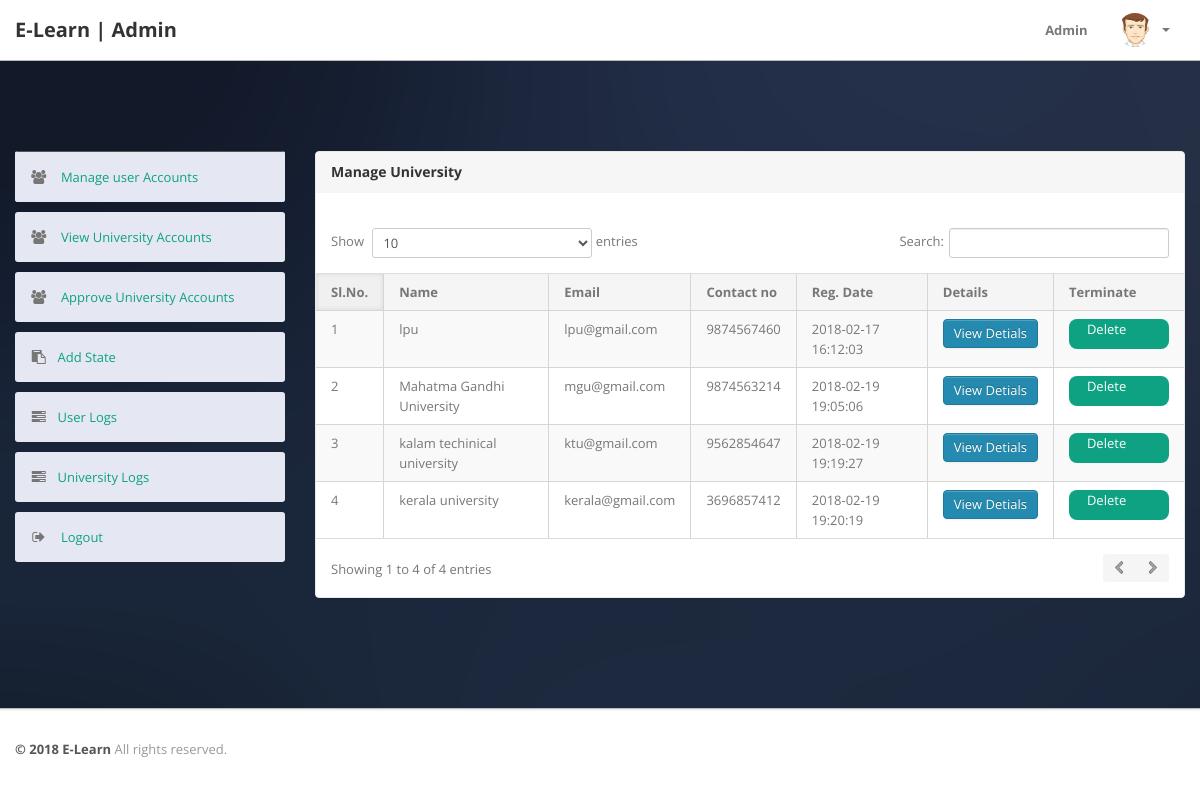
The app's page /learn/admin/viewuniversity.php (signed in) with its own data.
### tables this page shows
CREATE TABLE `university` (
  `uid` int(11) NOT NULL,
  `uname` varchar(50) NOT NULL,
  `uemail` varchar(50) NOT NULL,
  `password` varchar(50) NOT NULL,
  `contactno` varchar(50) NOT NULL,
  `address` varchar(50) NOT NULL,
  `state` varchar(50) NOT NULL,
  `country` varchar(50) NOT NULL,
  `pincode` int(6) NOT NULL,
  `regdate` timestamp NOT NULL DEFAULT CURRENT_TIMESTAMP,
  `updationdate` timestamp NOT NULL DEFAULT CURRENT_TIMESTAMP ON UPDATE CURRENT_TIMESTAMP,
  `status` int(1) NOT NULL,
  `apstatus` varchar(50) NOT NULL
);

### learn/admin/viewuniversity.php (the view, shortened to what this page needs)
<?php
if(strlen($_SESSION['alogin'])==0)
	{
header('location:index.php');
}
else{
?>
<!DOCTYPE html>
<html lang="en">
<head>
	<link type="text/css" href="bootstrap/css/bootstrap.min.css" rel="stylesheet">
	<link type="text/css" href="bootstrap/css/bootstrap-responsive.min.css" rel="stylesheet">
	<link type="text/css" href="css/theme.css" rel="stylesheet">
	<link type="text/css" href="images/icons/css/font-awesome.css" rel="stylesheet">
</head>
<body>
<?php include('include/header.php');?>
<div class="wrapper">
		<div class="container">
			<div class="row">
<?php include('include/sidebar.php');?>
			<div class="span9">
					<div class="content">
	<div class="module">
		<div class="module-head">
	<h3>Manage University</h3>
	</div>
		<div class="module-body table">
	<br />
<table cellpadding="0" cellspacing="0" border="0" class="datatable-1 table table-bordered table-striped	 display" width="100%">
									<thead>
										<tr>
									<th>Sl.No.</th>
									<th>Name</th>
									<th>Email </th>
									<th>Contact no</th>
									<th>Reg. Date </th>
								    <th>Details</th>
								     <th>Terminate</th>
										</tr>
									</thead>
									<tbody>
<?php $query=mysql_query("select * from university");
$cnt=1;
while($row=mysql_fetch_array($query))
{
?>
<tr>
<td><?php echo htmlentities($cnt);?></td>
<td><?php echo htmlentities($row['uname']);?></td>
	<td><?php echo htmlentities($row['uemail']);?></td>
<td> <?php echo htmlentities($row['contactno']);?></td>
<td><?php echo htmlentities($row['regdate']);?></td>
<td><a href="javascript:void(0);" onClick="popUpWindow('http://localhost/learn/admin/universityprofile.php?id=<?php echo htmlentities($row['uid']);?>');" title="Update order">
 <button type="button" class="btn btn-primary">View Detials</button>
	</a></td>
<td>
	<div style="width: 100px; height: 30px; background-color: #0ea283; border-radius: 8px; "><a style="color: white;padding-left: 18px; padding-top: 20px" href="./universitydelete.php?pid=<?php echo $row['uid']; ?>">Delete</a></div>
</td>
<?php $cnt=$cnt+1; } ?>
</table>
</div>
	</div>
</div>
</div>
			</div>
		</div>
	</div>
<?php include('include/footer.php');?>
</body>
<?php } ?>

### records on screen
university: uname "lpu", uemail "lpu@gmail.com", contactno "9874567460", regdate "2018-02-17 16:12:03"
university: uname "Mahatma Gandhi University", uemail "mgu@gmail.com", contactno "9874563214", regdate "2018-02-19 19:05:06"
university: uname "kalam techinical university", uemail "ktu@gmail.com", contactno "9562854647", regdate "2018-02-19 19:19:27"
university: uname "kerala university", uemail "kerala@gmail.com", contactno "3696857412", regdate "2018-02-19 19:20:19"
